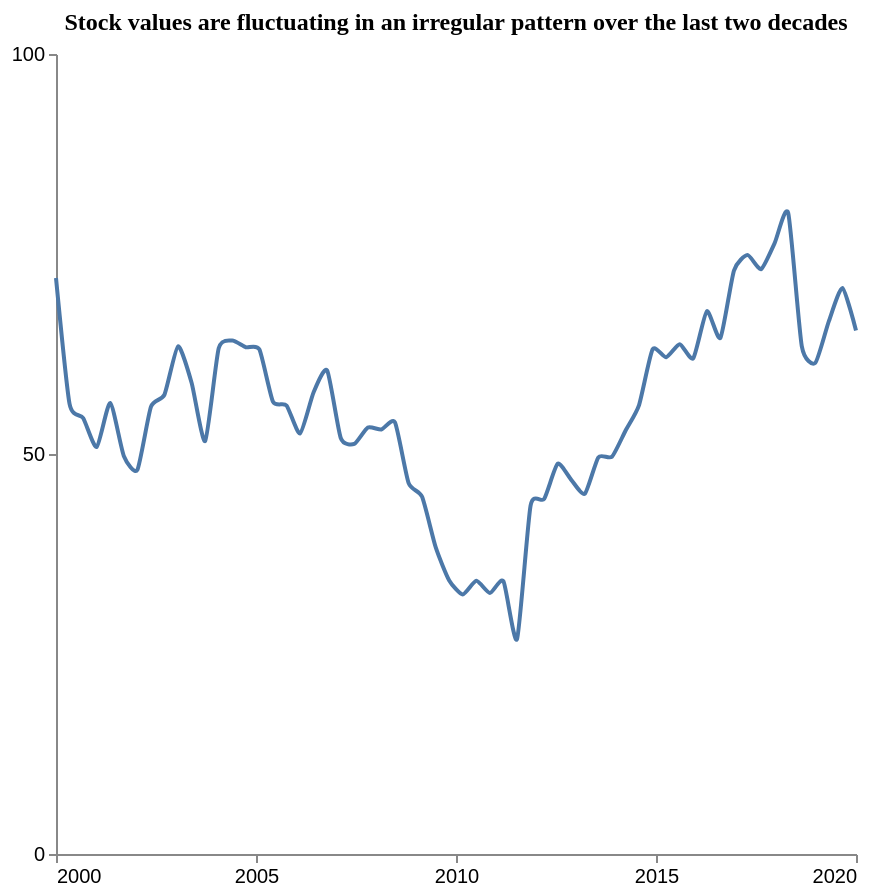

Source (Vega-Lite JSON):
### Vega-Lite specification from a JSON file in a GitHub repository (floating-point values rounded to 4 significant figures)
{"$schema": "https://vega.github.io/schema/vega-lite/v5.json", "description": "Pattern: Irregular", "data": {"values": [{"X": 2000.0, "Y": 72.0}, {"X": 2000.0, "Y": 56.25}, {"X": 2001.0, "Y": 54.5}, {"X": 2001.0, "Y": 50.87}, {"X": 2001.0, "Y": 56.39}, {"X": 2002.0, "Y": 49.76}, {"X": 2002.0, "Y": 48.01}, {"X": 2002.0, "Y": 55.89}, {"X": 2003.0, "Y": 57.43}, {"X": 2003.0, "Y": 63.47}, {"X": 2003.0, "Y": 58.91}, {"X": 2004.0, "Y": 51.62}, {"X": 2004.0, "Y": 63.21}, {"X": 2004.0, "Y": 64.18}, {"X": 2005.0, "Y": 63.34}, {"X": 2005.0, "Y": 63.07}, {"X": 2005.0, "Y": 56.55}, {"X": 2006.0, "Y": 56.07}, {"X": 2006.0, "Y": 52.57}, {"X": 2006.0, "Y": 57.72}, {"X": 2007.0, "Y": 60.45}, {"X": 2007.0, "Y": 52.0}, {"X": 2007.0, "Y": 51.25}, {"X": 2008.0, "Y": 53.31}, {"X": 2008.0, "Y": 53.07}, {"X": 2008.0, "Y": 53.95}, {"X": 2009.0, "Y": 46.4}, {"X": 2009.0, "Y": 44.65}, {"X": 2009.0, "Y": 38.36}, {"X": 2010.0, "Y": 34.2}, {"X": 2010.0, "Y": 32.45}, {"X": 2011.0, "Y": 34.15}, {"X": 2011.0, "Y": 32.62}, {"X": 2011.0, "Y": 34.08}, {"X": 2012.0, "Y": 26.86}, {"X": 2012.0, "Y": 43.55}, {"X": 2012.0, "Y": 44.38}, {"X": 2013.0, "Y": 48.78}, {"X": 2013.0, "Y": 46.77}, {"X": 2013.0, "Y": 45.02}, {"X": 2014.0, "Y": 49.59}, {"X": 2014.0, "Y": 49.65}, {"X": 2014.0, "Y": 52.91}, {"X": 2015.0, "Y": 56.12}, {"X": 2015.0, "Y": 63.08}, {"X": 2015.0, "Y": 62.09}, {"X": 2016.0, "Y": 63.71}, {"X": 2016.0, "Y": 61.96}, {"X": 2016.0, "Y": 67.85}, {"X": 2017.0, "Y": 64.51}, {"X": 2017.0, "Y": 72.94}, {"X": 2017.0, "Y": 74.86}, {"X": 2018.0, "Y": 73.11}, {"X": 2018.0, "Y": 76.36}, {"X": 2018.0, "Y": 80.11}, {"X": 2019.0, "Y": 63.49}, {"X": 2019.0, "Y": 61.39}, {"X": 2019.0, "Y": 66.61}, {"X": 2020.0, "Y": 70.75}, {"X": 2020.0, "Y": 65.45}]}, "mark": {"type": "line", "interpolate": "cardinal", "tension": 0.4}, "encoding": {"x": {"field": "X", "type": "quantitative", "title": "", "axis": {"grid": false, "format": "d", "values": [2000, 2005, 2010, 2015, 2020], "tickSize": 4}, "scale": {"domain": [2000, 2020]}}, "y": {"field": "Y", "type": "quantitative", "title": "", "axis": {"grid": false, "format": "d", "values": [0, 50, 100], "tickSize": 4, "tickOpacity": 1}, "scale": {"domain": [0, 100]}}}, "title": {"text": "Stock values are fluctuating in an irregular pattern over the last two decades", "anchor": "middle", "font": "Tahoma", "fontSize": 12}, "config": {"lineBreak": "^", "view": {"stroke": null}}, "height": 400, "width": 400, "autosize": "pad"}
